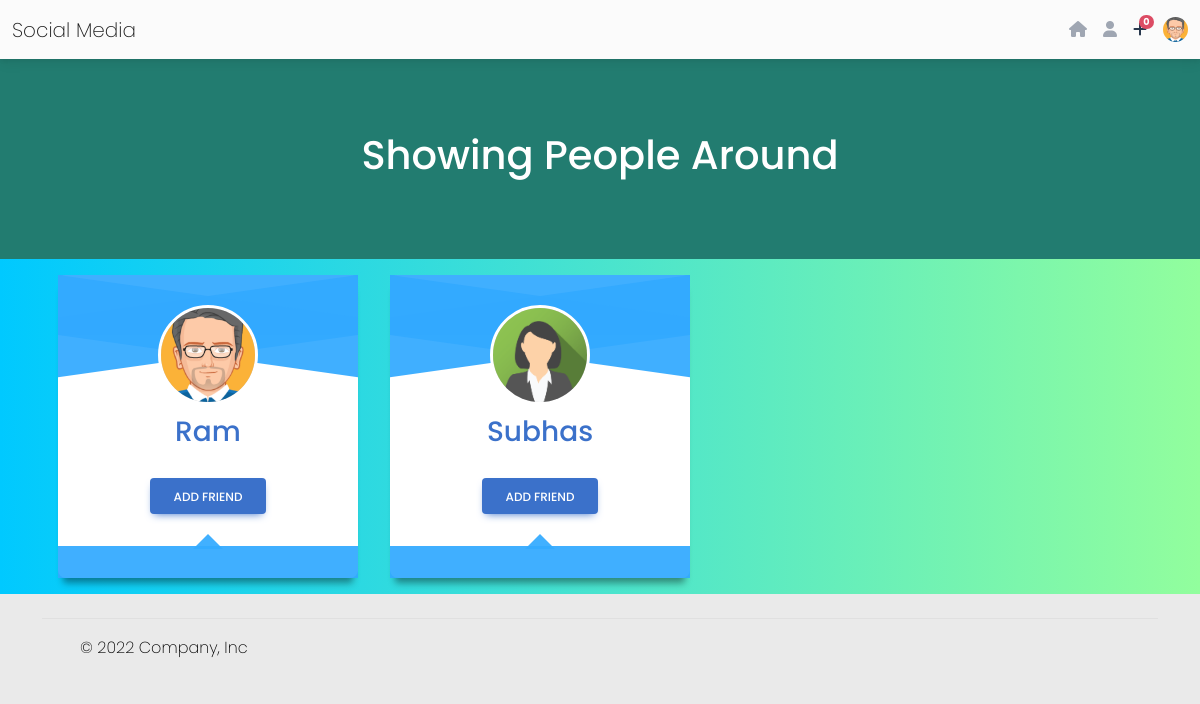
The app's page /people.php (signed in) with its own data.
### tables this page shows
CREATE TABLE `tb_registration` (
  `id` int(10) NOT NULL,
  `name` varchar(255) NOT NULL,
  `email` varchar(255) NOT NULL,
  `password` varchar(255) NOT NULL,
  `phone` varchar(255) NOT NULL,
  `address` varchar(255) NOT NULL,
  `views` varchar(255) NOT NULL,
  `gender` varchar(255) NOT NULL,
  `profile_image` text NOT NULL
);

### db.php (called while the page is built)
<?php
function connect_database()
{
  $servername = "localhost";
  $username = "root";
  $password = "";
  $dbname = "social_media_db";
  $conn = new mysqli($servername, $username, $password, $dbname);
  if ($conn->connect_error) {
    die("Connection failed: " . $conn->connect_error);
  } else {
    return $conn;
  }
}

### functions.php (called while the page is built, shortened)
<?php
function retrive_all_data()
{
    $query = "Select * from tb_registration";
    $result = connect_database()->query($query);
    $row = $result->fetch_all();
    return $row;
}
function check_if_already_added($people_id)
{
    $current_user_id = $_COOKIE['login_auth'];
    $check_query = "SELECT * FROM tb_request WHERE requested_to='$people_id' AND added_by='$current_user_id'";
    if ($result = connect_database()->query($check_query)) {
        if ($result->num_rows > 0) {
            return true;
        } else {
            return false;
        }
    } else {
        return false;
    }
}
function all_added_users($user_id){
    $check_query = "SELECT requested_to FROM tb_request WHERE added_by='$user_id' AND status='accepted'";
    if ($result = connect_database()->query($check_query)) {
        $row = $result->fetch_all();
        return $row;
    } else {
        return false;
    }
}

### people.php (the view, shortened to what this page needs)
<?php
include("db.php");
include('functions.php');
?>
<?php include('includes/header.php'); ?>
<div class="row">
  <div class="">
    <div class="blue-header d-flex flex-column justify-content-center">
      <h1 class="text-center">Showing People Around</h1>
    </div>
  </div>
</div>
<div class="gradient">
  <div class="container">
    <div class="row">
      <div class="col-lg-12">
        <div class="d-flex flex-wrap">
          <?php
          $all_data = retrive_all_data();
          $all_added_users = all_added_users($_COOKIE['login_auth']);
          if(count($all_added_users)>0){
            foreach ($all_added_users as $key => $value) {
              $already_added_user[]  = $value[0];
            }
          }
          foreach ($all_data as $key => $value) {
            $user_id = $value[0];
            if (!in_array($user_id , $already_added_user)) {
            if ($user_id != $_COOKIE['login_auth']) {
              ?>
              <div class="card card-one m-3">
                <div class="header">
                  <div class="avatar">
                    <img src="uploads/<?= $value[8]; ?>" alt="user" class="profile-photo-lg">
                  </div>
                </div>
                <h3><a href="#" class="profile-link">
                    <?= $value[1]; ?>
                  </a></h3>
                <div class="desc">
                  <?php if (!check_if_already_added($value[0])) { ?>
                    <button class="btn btn-primary pull-right add_friend_btn" data-id="<?= $value[0]; ?>">Add Friend</button>
                  <?php } else { ?>
                    <button class="btn btn-success pull-right add_friend_btn"
                      data-id="<?= $value[0]; ?>">Pending Request</button>
                  <?php } ?>
                </div>
                <div class="footer"></div>
              </div>
              <?php
              }
            }
          }
          ?>
        </div>
      </div>
    </div>
  </div>
</div>
<?php include('includes/footer.php'); ?>

### includes/header.php (shortened to what this page needs)
<?php
if (isset($_COOKIE['login_auth'])) {
  $id = $_COOKIE["login_auth"];
  $query = "Select * from tb_registration where id='$id'";
  $result = connect_database()->query($query);
  $row = $result->fetch_assoc();
  $profile_image = $row['profile_image'];
}
$request_counter = 0;
?>
<!doctype html>
<html lang="en">
<head>
  <link href="https://cdnjs.cloudflare.com/ajax/libs/font-awesome/6.0.0/css/all.min.css" rel="stylesheet" />
  <link href="https://cdnjs.cloudflare.com/ajax/libs/mdb-ui-kit/6.0.1/mdb.min.css" rel="stylesheet" />
  <link rel="stylesheet" href="assets/css/style.css" />
</head>
<body>
  <header>
    <nav class="navbar navbar-expand-lg navbar-light bg-light">
      <div class="container-fluid">
        <div class="collapse navbar-collapse" id="navbarSupportedContent">
          <a class="navbar-brand mt-2 mt-lg-0" href="#">
            Social Media
          </a>
        </div>
        <?php if (isset($_COOKIE['login_auth'])) { ?>
          <div class="d-flex align-items-center">
            <a class="link-secondary me-3" href="index.php"><i class="fas fa-home"></i></a>
            <a class="link-secondary me-3" href="people.php"><i class="fas fa-user"></i></a>
            <div class="dropdown">
              <a class="text-reset me-3 dropdown-toggle hidden-arrow" href="#" id="navbarDropdownMenuLink" role="button"
                data-mdb-toggle="dropdown" aria-expanded="false">
                <i class="fa-solid fa-plus"></i>
                <span class="badge rounded-pill badge-notification bg-danger"><?=$request_counter?></span>
              </a>
            </div>
            <div class="dropdown">
              <a class="dropdown-toggle d-flex align-items-center hidden-arrow" href="#" id="navbarDropdownMenuAvatar"
                role="button" data-mdb-toggle="dropdown" aria-expanded="false">
                <img src="uploads/<?= $profile_image ?>" class="rounded-circle header-profile-image" height="25"
                  alt="Black and White Portrait of a Man" loading="lazy" />
              </a>
            </div>
          </div>
        <?php } ?>
      </div>
    </nav>
  </header>

### assets/css/style.css (style rules this page uses)
.row { --mdb-gutter-x: 0 rem; }
body { font-family: "Poppins", sans-serif; font-weight: 200; }
.gradient { background: linear-gradient(90deg, #00c9ff 0%, #92fe9d 100%); }
.blue-header { background-color: rgb(34, 124, 112); height: 200px; color: white; }
body { background-color: #f0f6ff; color: #28384d; }
.card-one { position: relative; background: #fff; box-shadow: 0 10px 7px -5px rgba(0, 0, 0, 0.4); }
.card { margin-bottom: 35px; box-shadow: 0 10px 20px 0 rgba(26, 44, 57, 0.14); border: none; }
.card-one { position: relative; width: 300px; background: #fff; box-shadow: 0 10px 7px -5px rgba(0, 0, 0, 0.4); }
.card-one .header { position: relative; width: 100%; height: 60px; background-color: #3afe; }
.card-one .header::before, .card-one .header::after { content: ""; position: absolute; top: 0; bottom: 0; left: 0; right: 0; background: inherit; }
.card-one .header::before { -webkit-transform: skewY(-8deg); transform: skewY(-8deg); -webkit-transform-origin: 100% 100%; transform-origin: 100% 100%; }
.card-one .header::after { -webkit-transform: skewY(8deg); transform: skewY(8deg); -webkit-transform-origin: 0 100%; transform-origin: 0 100%; }
.card-one .header .avatar { position: absolute; left: 50%; top: 30px; margin-left: -50px; z-index: 5; width: 100px; height: 100px; border-radius: 50%; overflow: hidden; background: #ccc; border: 3px solid #fff; }
.card-one .header .avatar img { position: absolute; top: 50%; left: 50%; -webkit-transform: translate(-50%, -50%); transform: translate(-50%, -50%); width: 100px; height: auto; }
.card-one h3 { position: relative; margin: 80px 0 30px; text-align: center; }
.card-one .desc { padding: 0 1rem 2rem; text-align: center; line-height: 1.5; color: #777; }
.card-one .footer { position: relative; padding: 1rem; background-color: #3afe; text-align: center; }
.card-one .footer::before { content: ""; position: absolute; top: -27px; left: 50%; margin-left: -15px; border: 15px solid transparent; border-bottom-color: #3afe; }
.profile-link { text-transform: capitalize; }
body { background: #eaeaea; }

### records on screen
tb_registration: profile_image (picture)
tb_registration: profile_image (picture), name "Ram"
tb_registration: profile_image (picture), name "Subhas"

### other values on screen
$request_counter "0"
